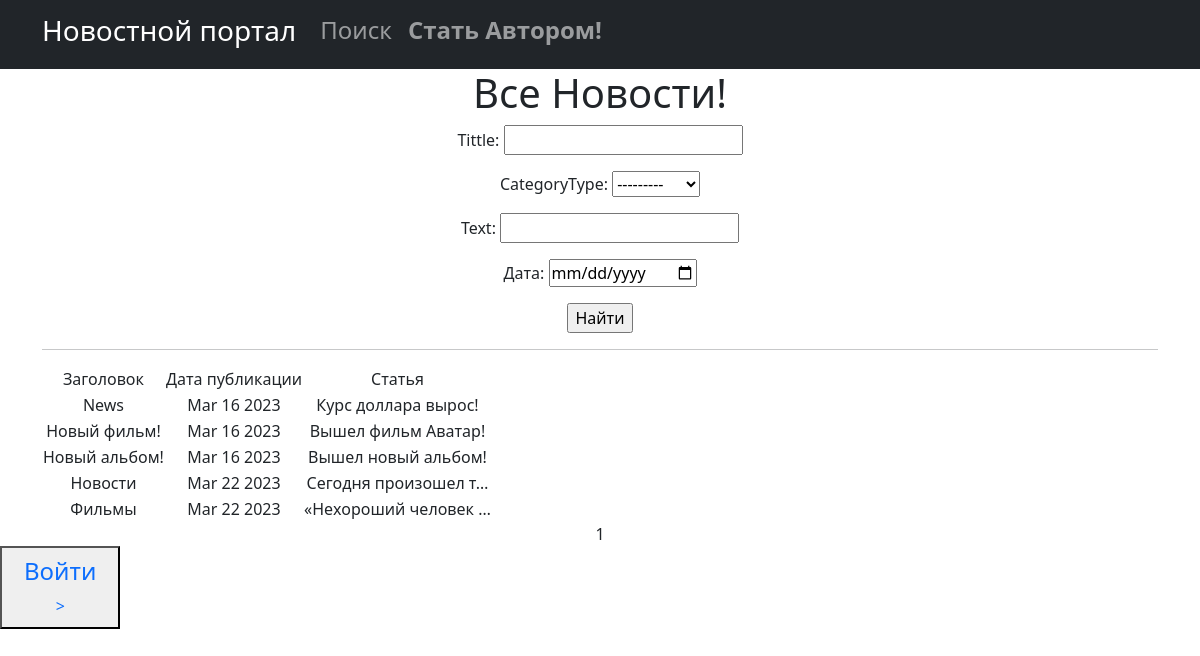
The page /news/search on the database as committed earlier.
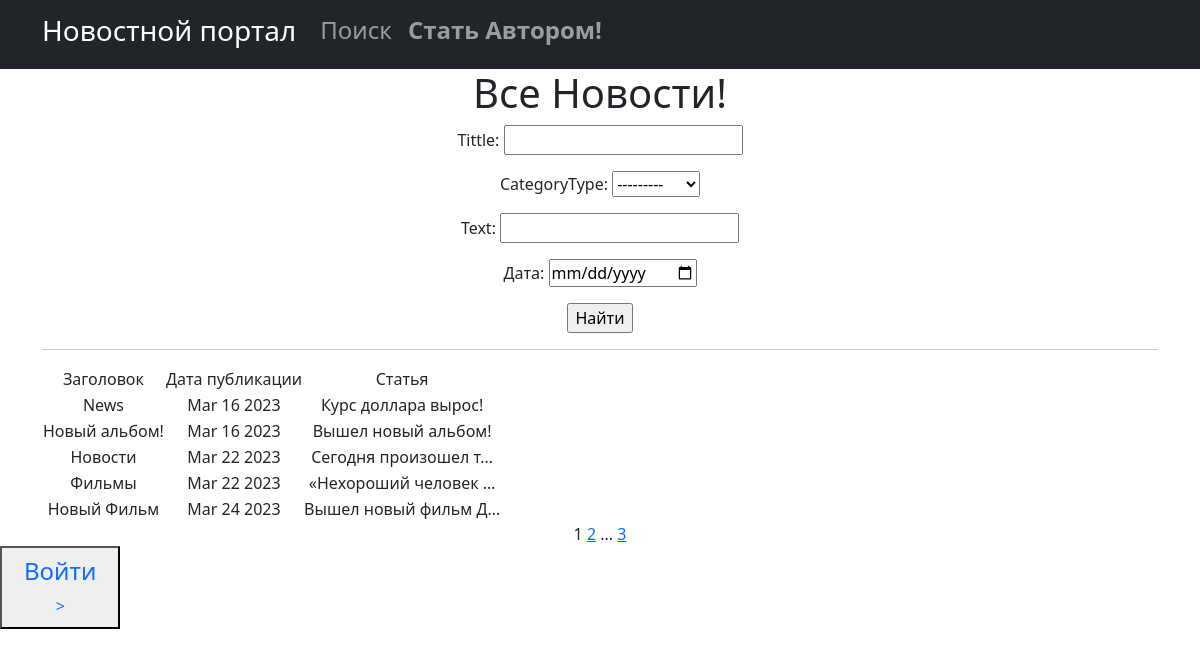
The same page on the database as committed later.
### new/models.py (models this page shows, shortened)
class Post(models.Model):
    NEWS = 'NW'
    ARTICLE = 'AR'
    CATEGORY_CHOICES = [
        (NEWS, 'Новость'),
        (ARTICLE, 'Статья'),
    ]
    author = models.ForeignKey(Author, on_delete=models.CASCADE,)
    categoryType = models.CharField(max_length=2, choices=CATEGORY_CHOICES, default=ARTICLE)
    dateCreation = models.DateTimeField(auto_now_add=True)
    postCategory = models.ManyToManyField(Category, through='PostCategory')
    tittle = models.CharField(max_length=128)
    text = models.TextField()
    rating = models.SmallIntegerField(default=0)

### new/views.py (the view)
# urls.py: path('search', NewsSearch.as_view(), name = 'post_search'),
class NewsSearch(ListView):
    model = Post
    template_name = 'search.html'
    context_object_name = 'post'
    paginate_by = 5
    def get_queryset(self):
        queryset = super().get_queryset()
        self.filterset = PostFilter(self.request.GET, queryset)
        return self.filterset.qs
    def get_context_data(self, **kwargs):
        context = super().get_context_data(**kwargs)
        context['filterset'] = self.filterset
        return context

### new/templatetags/custom_filters.py (called while the page is built)
@register.filter()
def censor(value):
    x='теракт'
    c='редиска'
    if x in value:
        a= value.replace('теракт', 'т*****')
        return a
    if c in value:
        d= value.replace('редиска', 'р******')
        return d
    try:
        x = str(x)
        c = str(c)
    except:
        print('Введено не слово')
    else:
        return value

### new/templatetags/custom_tags.py (called while the page is built)
@register.simple_tag(takes_context=True)
def url_replace(context, **kwargs):
   d = context['request'].GET.copy()
   for k, v in kwargs.items():
       d[k] = v
   return d.urlencode()

### templates/search.html (shortened to what this page needs)
{% extends 'flatpages/default.html' %}
{% load custom_filters %}
{% load custom_tags %}
{% block content %}
   <h1>Все Новости!</h1>
    <form action="" method="get">
       {{ filterset.form.as_p }}
       <input type="submit" value="Найти" />
   </form>
    <hr>
   {% if post %}
       <table>
           <tr>
               <td>Заголовок</td>
               <td>Дата публикации</td>
               <td>Статья</td>
           </tr>
           {% for posts in post %}
           <tr>
               <td>{{ posts.tittle|censor }}</td>
               <td>{{ posts.dateCreation|date:'M d Y'}}</td>
               <td>{{ posts.text|truncatechars:20|censor}}</td>
           </tr>
           {% endfor %}
       </table>
   {% else %}
       <h2>Статей нет!</h2>
    {% endif %}
   {{ page_obj.number }}
   {% if page_obj.has_next %}
       <a href="?{% url_replace page=page_obj.next_page_number %}">{{ page_obj.next_page_number }}</a>
       {% if paginator.num_pages != page_obj.next_page_number %}
           ...
           <a href="?{% url_replace page=page_obj.paginator.num_pages %}">{{ page_obj.paginator.num_pages }}</a>
       {% endif %}
   {% endif %}
{% endblock content %}

### templates/flatpages/default.html (shortened to what this page needs)
{% load static %}
<!DOCTYPE html>
<html lang="en" xmlns="http://www.w3.org/1999/html" xmlns="http://www.w3.org/1999/html"
      xmlns="http://www.w3.org/1999/html">
    <head>
        {% load static%}
        <link href="{% static 'css/styles.css' %}" rel="stylesheet" />
    </head>
    <body>
        <nav class="navbar navbar-expand-lg navbar-dark bg-dark static-top">
   <div class="container">
       <a class="navbar-brand" href="/news"><h3>Новостной портал</h3></a>
       <div class="collapse navbar-collapse" id="navbarResponsive">
           <ul class="navbar-nav ml-auto">
               <li class="nav-item">
                   <a class="nav-link" href="{% url 'post_search' %}"><h4>Поиск</h4></a>
               </li>
               <li>
                   {% if not is_author %}
                   <a class="nav-link" href="{% url 'account_upgrade' %}">
            <h4><strong>Стать Автором!</strong></h4>
                   {% endif %}
        </a>
               </li>
           </ul>
       </div>
   </div>
</nav>
       <div class="container">
            <div class="row">
                <div class="col-lg-12 text-center">
                     {% block content %}{% endblock content %}
                </div>
            </div>
        </div>
    </body>
    {% if request.user.is_authenticated %}
    <button>
    <a class="nav-link" href="{% url 'account_logout' %}"<h4>Выйти</h4>></a>
    </button>
    {% else %}
    <button>
    <a class="nav-link" href="{% url 'account_login' %}"><h4>Вoйти</h4>></a>
    </button>
    {% endif %}
</html>

Rows that differ between the two databases and show on the page:
removed Post: tittle|censor "Новый фильм!", dateCreation "Mar 16 2023", text|censor "Вышел фильм Аватар!"
added Post: tittle|censor "Новый Фильм", dateCreation "Mar 24 2023", text|censor "Вышел новый фильм Д…"
Other text that changed with them:
{{ page_obj.next_page_number }}: (not shown) → "2"
{{ page_obj.paginator.num_pages }}: (not shown) → "3"
